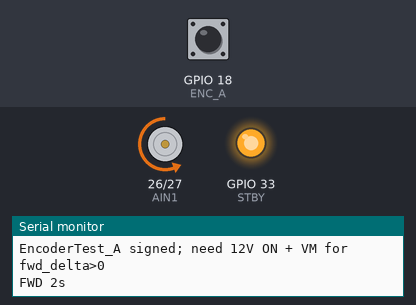
The sketch below on a simulated ESP32. Parts: motor-driver pin pairs drawn as motors (green arrow = first pin HIGH = forward, orange = second pin HIGH = backward, longer = more drive, scaled by the enable pin, stopped while the standby pin is LOW), output pins drawn as LEDs (lit = HIGH), the last lines printed to the serial monitor. The test bench sets the inputs (shaded band); at power-on: GPIO 18 (ENC_A) HIGH.

Above: at 1.3 s.
At 4.3 s:
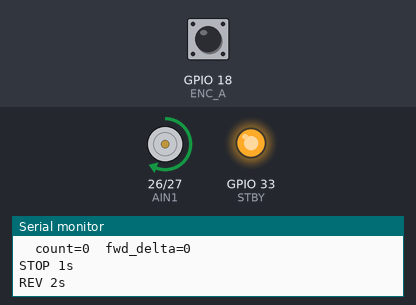
At 6.0 s:
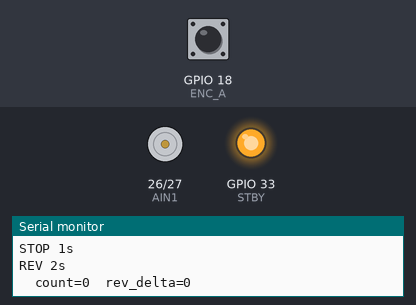
Timing chart, 0 to 8.8 s (numbered marks = the images above):
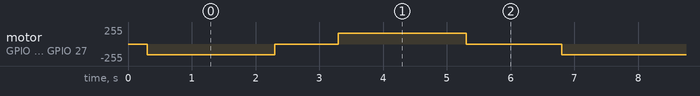

The sketch:

EncoderTest_A.ino
```cpp
// 电机 A — 有符号计数; FWD/REV 与 MotorOpenLoopTest 一致
// 若 fwd_delta≈0: 先查 12V/VM, 再单独试 count++(见下方注释)
// 若 FWD 时 count 减小: onEncA 里 ++ / -- 对调

const int PWMA = 25, AIN1 = 26, AIN2 = 27, STBY = 33;
const int ENC_A = 18, ENC_B = 19;

volatile int32_t count = 0;

// ISR 放到 IRAM, 取指令快、稳, 不丢脉冲
void IRAM_ATTR onEncA() {
  // ESP32 中断里用 GPIO 寄存器读 B, 判断该脚当前低或高
  if ((GPIO.in >> ENC_B) & 1) {
    count++;
  } else {
    count--;
  }
}

void setup() {
  Serial.begin(115200);
  delay(300);

  pinMode(PWMA, OUTPUT);
  pinMode(AIN1, OUTPUT);
  pinMode(AIN2, OUTPUT);
  pinMode(STBY, OUTPUT);
  digitalWrite(STBY, HIGH);

  pinMode(ENC_A, INPUT);
  pinMode(ENC_B, INPUT);
  attachInterrupt(digitalPinToInterrupt(ENC_A), onEncA, RISING);

  Serial.println("EncoderTest_A signed; need 12V ON + VM for fwd_delta>0");
}

void loop() {
  noInterrupts();
  int32_t c0 = count;
  interrupts();

  Serial.println("FWD 2s");
  digitalWrite(AIN1, LOW);
  digitalWrite(AIN2, HIGH);
  analogWrite(PWMA, 160);
  delay(2000);

  noInterrupts();
  int32_t c = count;
  interrupts();
  Serial.print("  count=");
  Serial.print(c);
  Serial.print("  fwd_delta=");
  Serial.println(c - c0);

  Serial.println("STOP 1s");
  analogWrite(PWMA, 0);
  digitalWrite(AIN1, LOW);
  digitalWrite(AIN2, LOW);
  delay(1000);

  noInterrupts();
  c0 = count;
  interrupts();

  Serial.println("REV 2s");
  digitalWrite(AIN1, HIGH);
  digitalWrite(AIN2, LOW);
  analogWrite(PWMA, 160);
  delay(2000);

  noInterrupts();
  c = count;
  interrupts();
  Serial.print("  count=");
  Serial.print(c);
  Serial.print("  rev_delta=");
  Serial.println(c - c0);

  analogWrite(PWMA, 0);
  digitalWrite(AIN1, LOW);
  digitalWrite(AIN2, LOW);
  delay(1000);

  delay(500);
}
```

Measured:
- by itself, motor on GPIO 26 (AIN1) / GPIO 27 (AIN2): repeats every 6.5 s: stopped 1.0 s, forward 160/255 2.0 s, stopped 1.5 s, backward 160/255 2.0 s
